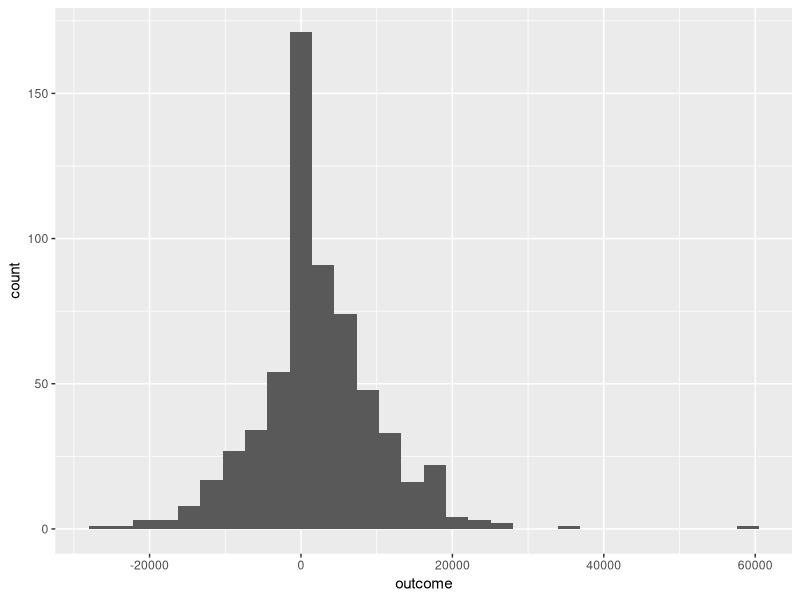
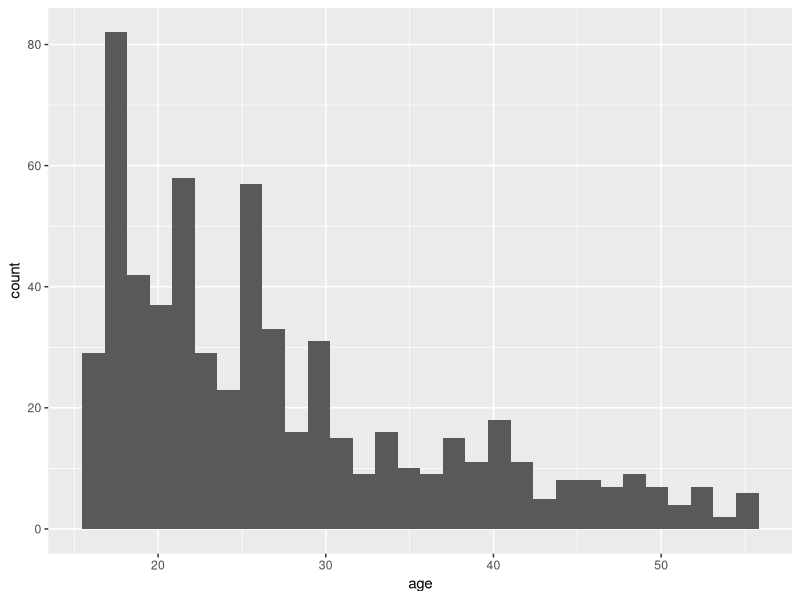
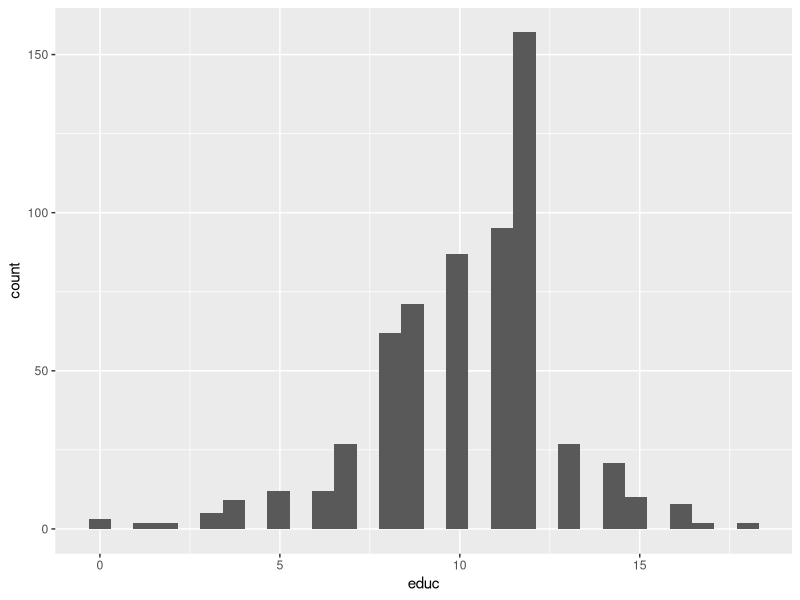
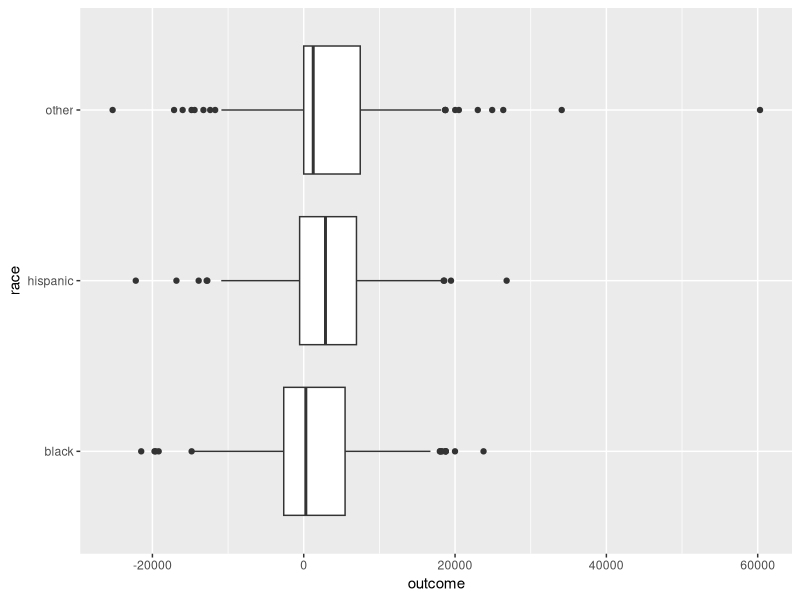
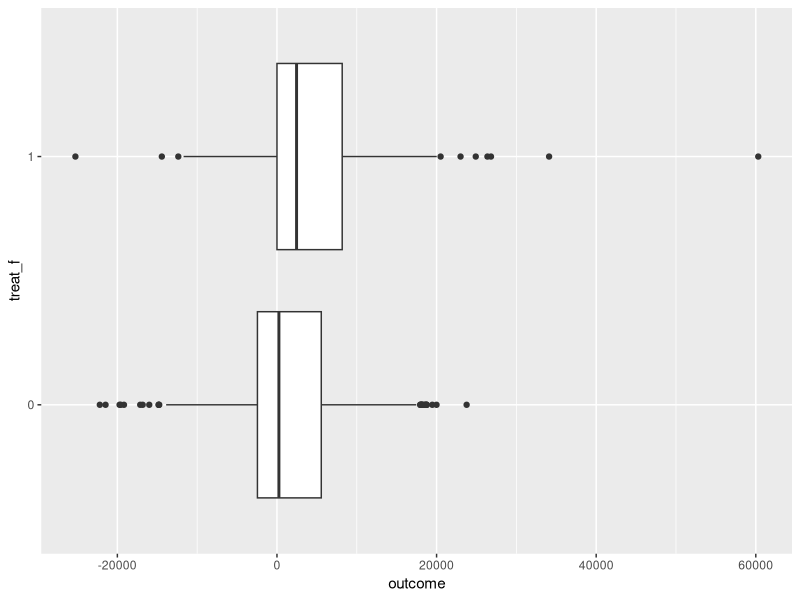
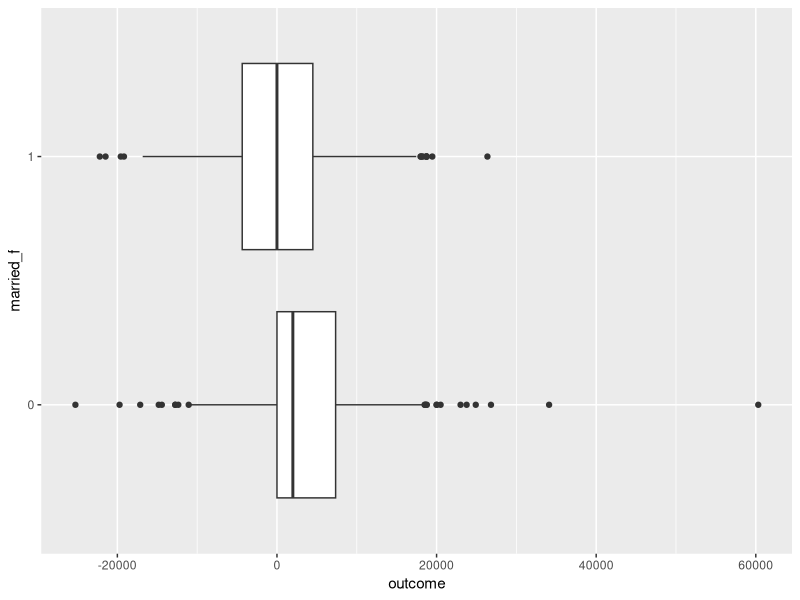
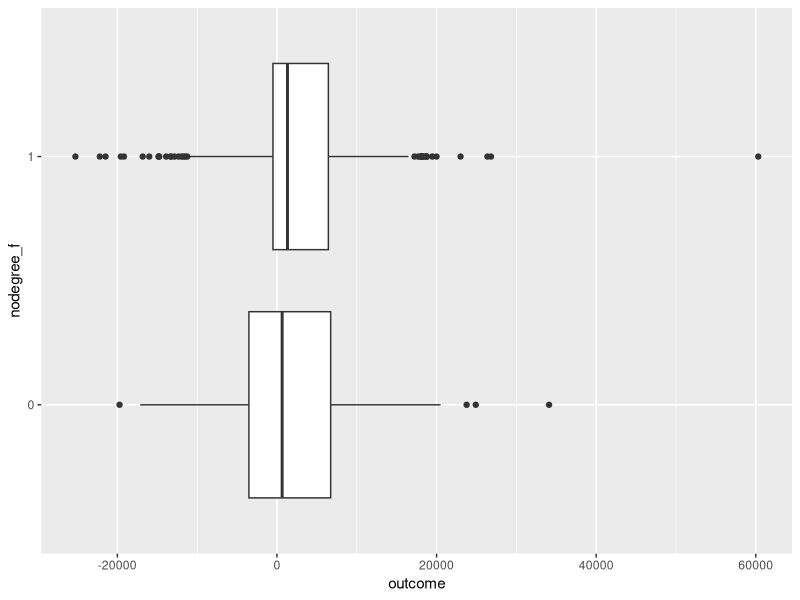
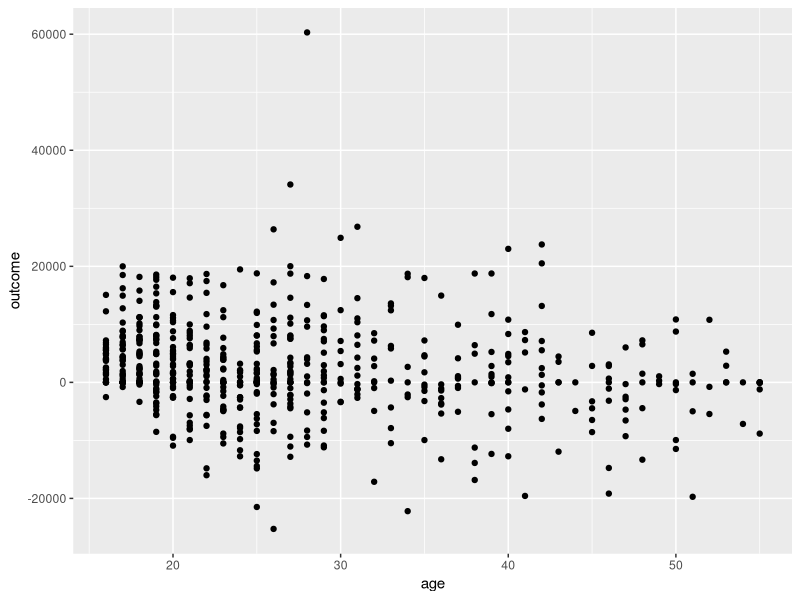

These charts were generated, in order, by the following R code:
## ---- chunk 1
knitr::opts_chunk$set(
	echo = FALSE,
	message = FALSE,
	warning = FALSE
)
library(data.table)
library(ggplot2)
library(magrittr)
library(readr)
## ---- chunk 2
df <- fread("../../Data/lalonde.csv")
df[,outcome := re78 - re74]
df[,b := as.numeric(re78>0)]
df[,bf := factor(re78>0)]
df[,race := c("black", "other")[black+1]]
df[hispan==1,race := "hispanic"]
df[,race := factor(race)]
df[,nodegree_f := factor(nodegree)]
df[,married_f := factor(married)]
df[,treat_f := factor(treat)]

df[,growth := re78 - re74]
df[treat==0,growth := re78 - re75]
## ---- chunk 3
ggplot(df) + aes(outcome) + geom_histogram()
ggplot(df) + aes(age) + geom_histogram()
ggplot(df) + aes(educ) + geom_histogram()
print( table(df$treat) )
print( table(df$race) )
print( table(df$married) )
print( table(df$bf) )
print( table(df$nodegree) )
## ---- chunk 4
ggplot(df) + aes(x=outcome, y=race) + geom_boxplot()
ggplot(df) + aes(x=outcome, y=treat_f) + geom_boxplot()
ggplot(df) + aes(x=outcome, y=married_f) + geom_boxplot()
ggplot(df) + aes(x=outcome, y=nodegree_f) + geom_boxplot()

table(df$bf, df$race) %>% prop.table(2) 
table(df$bf, df$treat_f) %>% prop.table(2) 
table(df$bf, df$married_f) %>% prop.table(2) 
table(df$bf, df$nodegree_f) %>% prop.table(2) 

ggplot(df) + aes(x=age, y=outcome) + geom_point()
ggplot(df) + aes(x=educ, y=outcome) + geom_point()

## ---- chunk 5
ggplot(df) + aes(y=outcome, x=race) + geom_boxplot() + facet_wrap(~treat_f)
ggplot(df) + aes(y=outcome, x=married_f) + geom_boxplot() + facet_wrap(~treat_f)
ggplot(df) + aes(y=outcome, x=nodegree_f) + geom_boxplot() + facet_wrap(~treat_f)

ggplot(df) + aes(x=age, y=outcome, color=treat_f) + geom_point()
ggplot(df) + aes(x=educ, y=outcome, color=treat_f) + geom_point()
